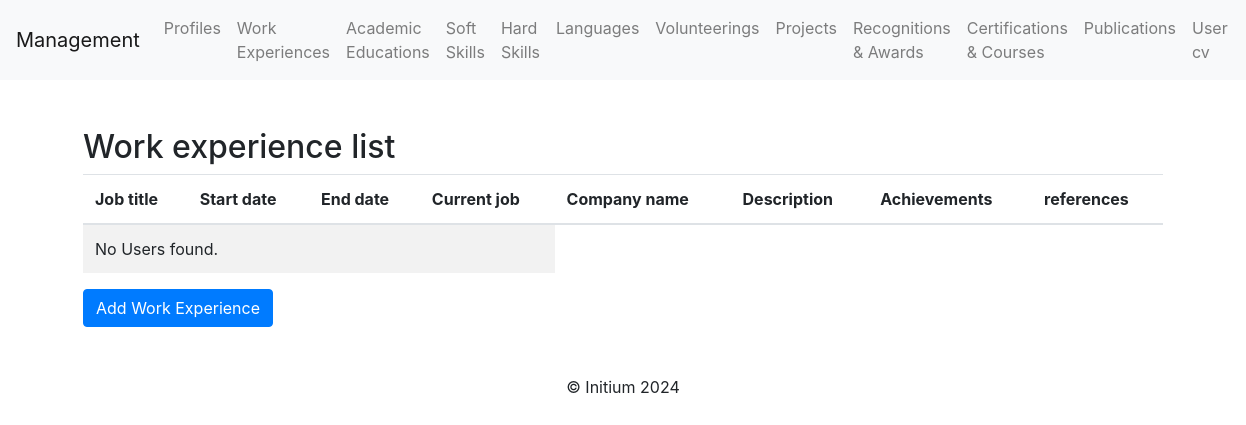
Before: /work_experiences/ with the older database file.
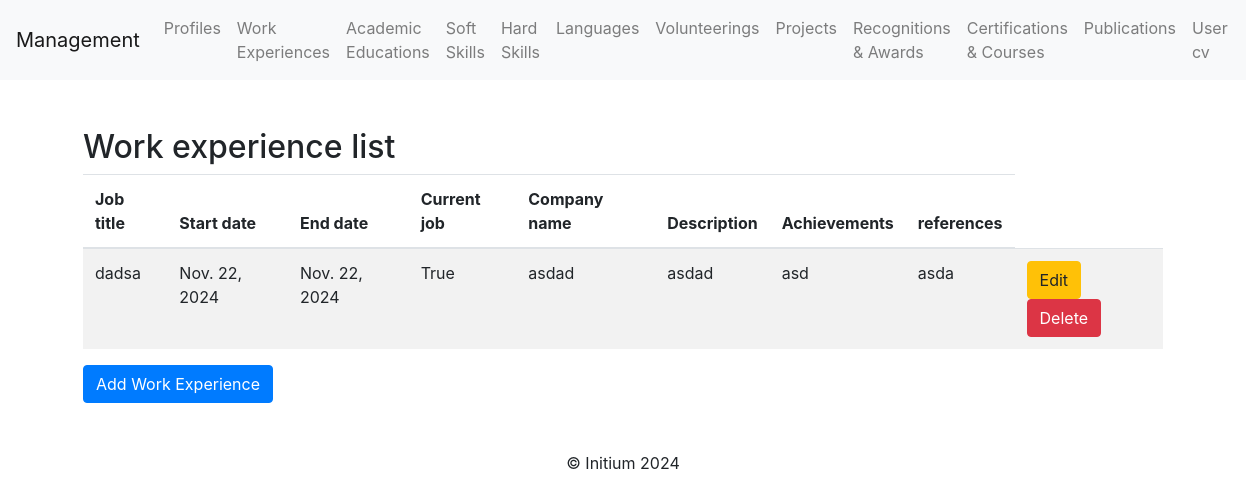
After: the same page with the newer database file.
### profile_cv/models.py (models this page shows, shortened)
class WorkExperience(models.Model):
    job_title = models.CharField(max_length=255)  # Job title
    start_date = models.DateField()  # Start date
    end_date = models.DateField(blank=True, null=True)  # Optional end date
    current_job = models.BooleanField(blank=True, null=True)  # Current job
    company_name = models.CharField(max_length=255)  # Company name
    description = models.TextField(blank=True, null=True)  # Optional description
    achievements = models.TextField(blank=True, null=True)  # Optional achievements
    references = models.TextField(blank=True, null=True)  # Optional references

### profile_cv/views.py (the view)
# urls.py: path('work_experiences/', work_experience_list, name='work_experience_list'),
def work_experience_list(request):
    work_experiences = WorkExperience.objects.all()
    return render(request, "work_experience/work_experience_list.html", {"work_experiences": work_experiences})

### profile_cv/templates/work_experience/work_experience_list.html (shortened to what this page needs)
{% extends 'base.html' %}
{% block content %}
<div class="container mt-5">
    <h2>Work experience list</h2>
    <table class="table table-striped">
        <thead>
            <tr>
                <th>Job title</th>
                <th>Start date</th>
                <th>End date</th>
                <th>Current job</th>
                <th>Company name</th>
                <th>Description</th>
                <th>Achievements</th>
                <th>references</th>
            </tr>
        </thead>
        <tbody>
            {% for work_experience in work_experiences %}
            <tr>
                <td>{{ work_experience.job_title }}</td>
                <td>{{ work_experience.start_date }}</td>
                <td>{{ work_experience.end_date }}</td>
                <td>{{ work_experience.current_job }}</td>
                <td>{{ work_experience.company_name }}</td>
                <td>{{ work_experience.description }}</td>
                <td>{{ work_experience.achievements }}</td>
                <td>{{ work_experience.references }}</td>
                <td>
                    <a class="btn btn-warning" href="{% url 'work_experience_update' work_experience.pk %}">Edit</a>
                    <a class="btn btn-danger" href="{% url 'work_experience_delete' work_experience.pk %}">Delete</a>
                </td>
            </tr>
            {% empty %}
            <tr>
                <td colspan="4">No Users found.</td>
            </tr>
            {% endfor %}
        </tbody>
    </table>
    <a class="btn btn-primary" href="{% url 'work_experience_create' %}">Add Work Experience</a>
</div>
{% endblock %}

Changed rows visible on the page:
added WorkExperience: job_title "dadsa", start_date "Nov. 22, 2024", end_date "Nov. 22, 2024", current_job "True", company_name "asdad", description "asdad", achievements "asd", references "asda"
Other visible differences:
text no longer shown: "No Users found."
